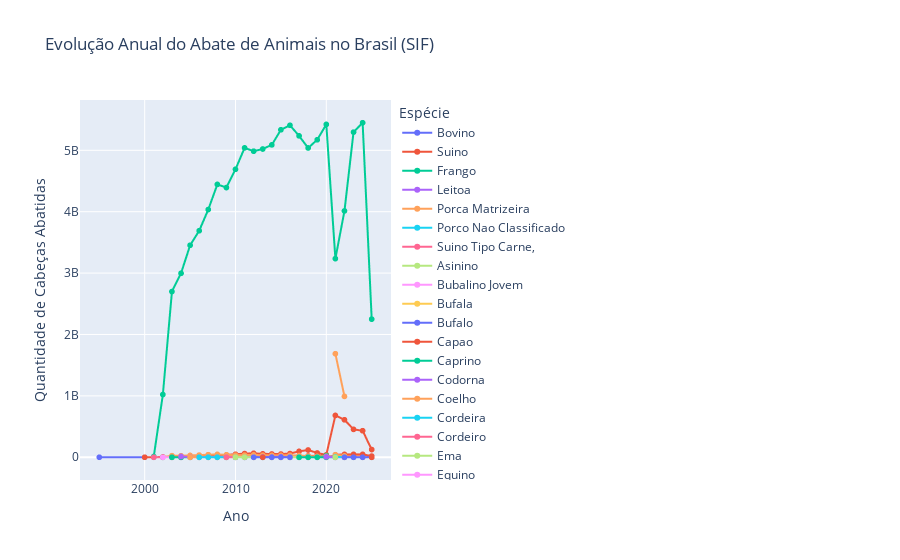

Notebook code for this chart:
### Markdown cell above
**Etapa 2.1 e 2.2: EDA e Limpeza Focada**

### Code cell
import pandas as pd
import os
import plotly.express as px

# --- Configurações ---
FILE_NAME = 'sigsifrelatorioabatesporanouf.csv'
FILE_PATH = os.path.join('../data/raw/', FILE_NAME)
CHUNKSIZE = 200_000 # Podemos usar um chunksize maior pois o arquivo não é tão grande

# --- Etapa de Pré-processamento e Carga ---
print(f"Iniciando o processamento do arquivo: {FILE_NAME}")

processed_chunks = []
try:
    # Vamos ler o arquivo em pedaços para garantir a eficiência
    iterator = pd.read_csv(FILE_PATH, sep=';', encoding='latin1', chunksize=CHUNKSIZE, low_memory=False)

    for chunk in iterator:
        # 1. Renomear colunas para facilitar o uso
        chunk.rename(columns={
            'MES_ANO': 'data',
            'UF_PROCEDENCIA': 'uf',
            'CATEGORIA': 'especie',
            'QTD': 'quantidade_cabecas'
        }, inplace=True)

        # 2. Converter a coluna 'data' para o formato datetime
        # O formato é 'MM/YYYY', então ajudamos o pandas a entender
        chunk['data'] = pd.to_datetime(chunk['data'], format='%m/%Y', errors='coerce')

        # 3. Remover linhas onde a data não pôde ser convertida
        chunk.dropna(subset=['data'], inplace=True)

        # 4. Otimizar tipos de dados para reduzir uso de memória
        chunk['quantidade_cabecas'] = pd.to_numeric(chunk['quantidade_cabecas'], downcast='integer')
        chunk['uf'] = chunk['uf'].astype('category')
        chunk['especie'] = chunk['especie'].astype('category')

        processed_chunks.append(chunk)

except Exception as e:
    print(f"Ocorreu um erro durante o processamento: {e}")

# Concatena todos os pedaços processados em um único DataFrame
df_abate = pd.concat(processed_chunks)

print("\nProcessamento concluído. Verificando a estrutura final do DataFrame:")
df_abate.info()

print("\nVerificando as espécies presentes no dataset:")
print(df_abate['especie'].unique())

print("\n--- Amostra dos Dados Limpos e Estruturados ---")
display(df_abate.head())


# --- Etapa de Análise Exploratória (EDA) ---

# 1. Agregar dados por ano para a visualização macro
# Extraímos o ano da coluna 'data'
# Linha corrigida para silenciar o warning e adotar a prática futura
df_anual = df_abate.groupby(
    [df_abate['data'].dt.year, 'especie'],
    observed=True  # Adicionamos este parâmetro
)['quantidade_cabecas'].sum().reset_index()

df_anual.rename(columns={'data': 'ano'}, inplace=True)

print("\n--- Dados Agregados por Ano ---")
display(df_anual.head())

# 2. Criar o gráfico de linhas interativo
print("\n--- Visualização: Série Temporal de Abates por Espécie ---")
fig = px.line(
    df_anual,
    x='ano',
    y='quantidade_cabecas',
    color='especie',
    title='Evolução Anual do Abate de Animais no Brasil (SIF)',
    labels={
        'ano': 'Ano',
        'quantidade_cabecas': 'Quantidade de Cabeças Abatidas',
        'especie': 'Espécie'
    },
    markers=True
)

fig.show()
